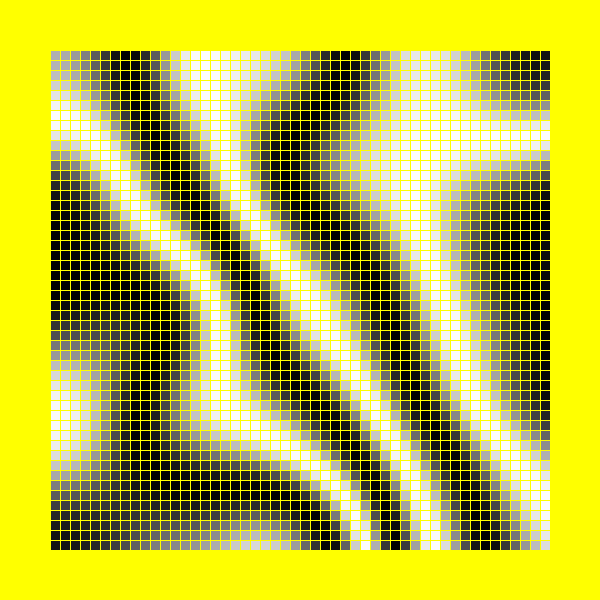
Frame 1 (no input)
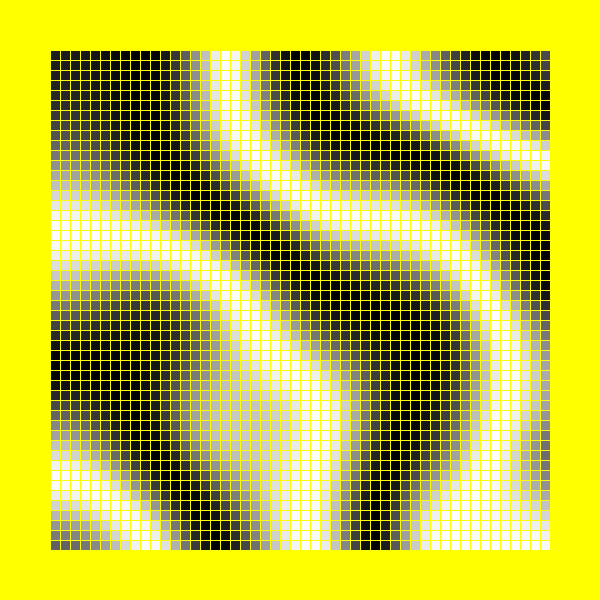
Frame 60 (the mouse pressed at the canvas centre just before this capture)
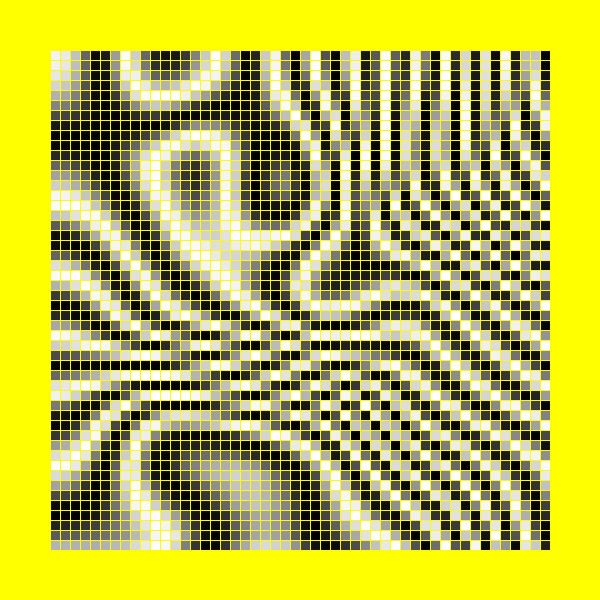
Frame 120 (the mouse held since frame 60 and released just before this capture)

The Processing sketch that drew these frames (run headless with seeded random() and noise(); from frame 60 on, the mouse is pressed at the canvas centre):

// Processing sketch: Exe_12_VisualMatrix_MapFunction_Sin
// ── Exe_12_VisualMatrix_MapFunction_Sin.pde
float[][] grayValues;

void setup() {
  size(600, 600);
  background(255, 255, 0);
  grayValues = new float[50][50];  
}

void draw() {
  int side = 10;
  float freq = map(mouseX,0,width,10,100);
  for (int i=0; i<grayValues.length; i++) {
    for (int j=0; j<grayValues[i].length; j++) {
      grayValues[i][j] = noise(i*0.01,j*0.01,frameCount*0.005)*255;
      float sinVal = sin(radians(map(grayValues[i][j],0,255,0,360))*freq);
      float mapSin = map(sinVal,-1,1,0,255);
      strokeWeight(1);
      stroke(255, 255, 0);
      fill(mapSin);
      rect(50+i*side, 50+j*side, side, side);
    }
  }
}
